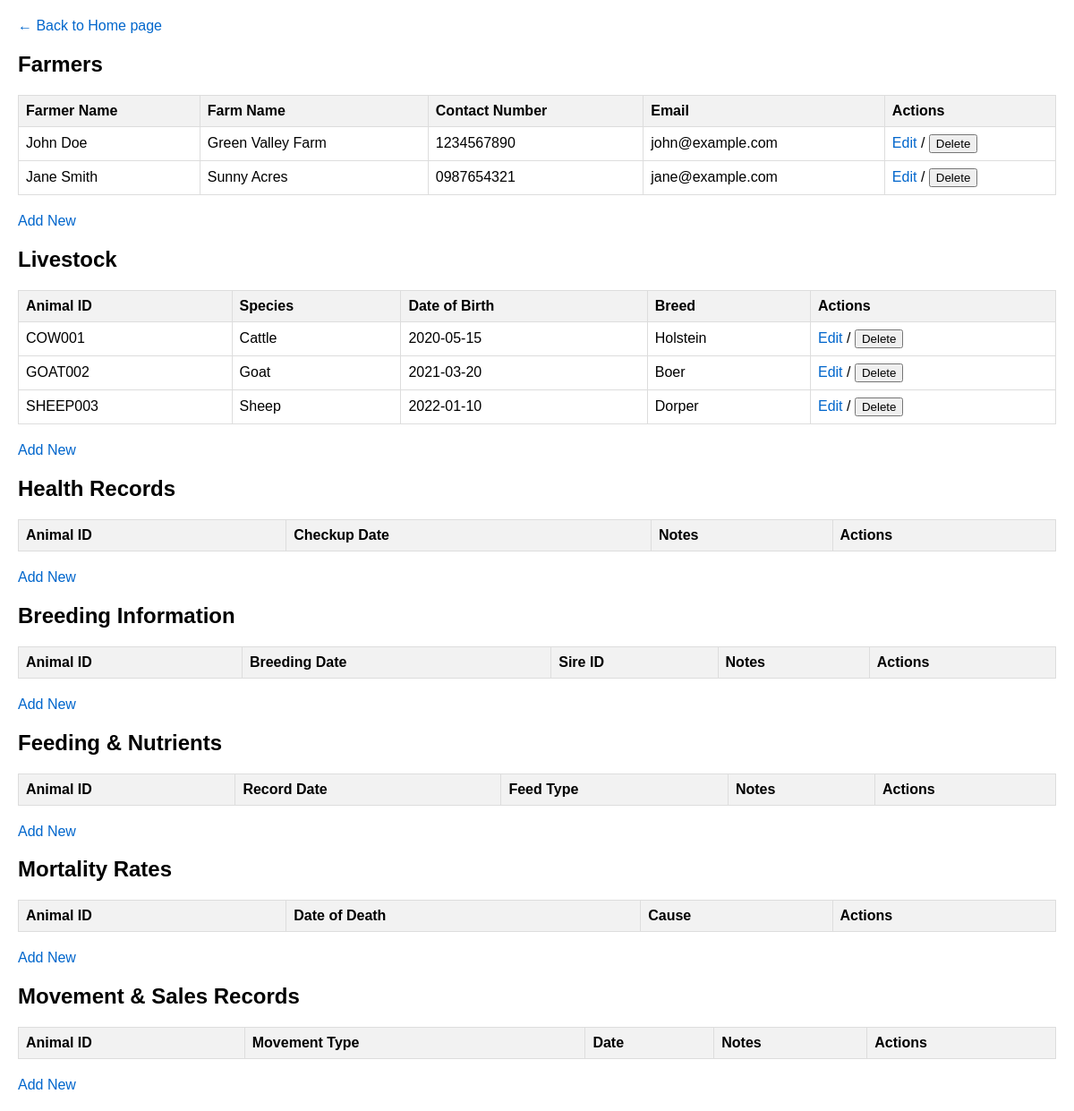
The app's page /indexx.php with its own data.
### tables this page shows
CREATE TABLE `farmers` (
  `id` int NOT NULL AUTO_INCREMENT,
  `name` varchar(100) NOT NULL,
  `farm_name` varchar(100) NOT NULL,
  `contact_number` varchar(20) DEFAULT NULL,
  `email` varchar(100) NOT NULL,
  `password` varchar(255) NOT NULL,
  `created_at` timestamp NOT NULL DEFAULT CURRENT_TIMESTAMP,
  `updated_at` timestamp NOT NULL DEFAULT CURRENT_TIMESTAMP ON UPDATE CURRENT_TIMESTAMP,
  PRIMARY KEY (`id`),
  UNIQUE KEY `email` (`email`)
);

CREATE TABLE `livestock` (
  `farmer_id` int NOT NULL,
  `animal_id` varchar(50) NOT NULL,
  `species` enum('Cattle','Goat','Sheep','Pig','Poultry','Other') NOT NULL,
  `breed` varchar(50) DEFAULT NULL,
  `date_of_birth` date DEFAULT NULL,
  `gender` enum('Male','Female','Unknown') DEFAULT NULL,
  `status` enum('Active','Sold','Deceased','Transferred') DEFAULT 'Active',
  `created_at` timestamp NOT NULL DEFAULT CURRENT_TIMESTAMP,
  `updated_at` timestamp NOT NULL DEFAULT CURRENT_TIMESTAMP ON UPDATE CURRENT_TIMESTAMP,
  PRIMARY KEY (`animal_id`),
  KEY `farmer_id` (`farmer_id`)
);

### indexx.php (the view, shortened to what this page needs)
<?php
require_once "pdo.php";
?>
<!DOCTYPE html>
<html lang="en">
<head>
</head>
<body>
     <a href="Home.php" class="back-link">← Back to Home page</a>
<?php
try {
    echo "<h2>Farmers</h2>";
    echo "<table border='1'><tr><th>Farmer Name</th><th>Farm Name</th><th>Contact Number</th><th>Email</th><th>Actions</th></tr>";
    $stmt = $pdo->query("SELECT name AS farmerName, farm_name AS farmName, contact_number AS contactNumber, email AS emailAddress, id FROM farmers");
    while ($row = $stmt->fetch()) {
        echo "<tr>";
        echo "<td>" . htmlentities($row['farmerName']) . "</td>";
        echo "<td>" . htmlentities($row['farmName']) . "</td>";
        echo "<td>" . htmlentities($row['contactNumber']) . "</td>";
        echo "<td>" . htmlentities($row['emailAddress']) . "</td>";
        echo "<td>";
        echo('<a href="edit.php?table=farmers&id=' . $row['id'] . '">Edit</a> / ');
        echo('<form method="POST" action="delete.php" style="display:inline;">');
        echo '<input type="submit" value="Delete" onclick="return confirm(\'Delete this farmer?\')">';
        echo '</form>';
        echo("</td>");
        echo("</tr>\n");
    }
    echo "</table>";
    echo '<p><a href="add.php?table=farmers">Add New</a></p>';
    echo "<h2>Livestock</h2>";
    echo "<table border='1'><tr><th>Animal ID</th><th>Species</th><th>Date of Birth</th><th>Breed</th><th>Actions</th></tr>";
    $stmt = $pdo->query("SELECT animal_id AS animalID, species, date_of_birth, breed, animal_id FROM livestock");
    while ($row = $stmt->fetch()) {
        echo "<tr>";
        echo "<td>" . htmlentities($row['animalID']) . "</td>";
        echo "<td>" . htmlentities($row['species']) . "</td>";
        echo "<td>" . htmlentities($row['date_of_birth']) . "</td>";
        echo "<td>" . htmlentities($row['breed']) . "</td>";
        echo "<td>";
        echo('<a href="edit.php?table=livestock&animal_id=' . urlencode($row['animal_id']) . '">Edit</a> / ');
        echo('<form method="POST" action="delete.php" style="display:inline;">');
        echo '<input type="submit" value="Delete" onclick="return confirm(\'Delete this livestock record?\')">';
        echo '</form>';
        echo("</td>");
        echo("</tr>\n");
    }
    echo "</table>";
    echo '<p><a href="add.php?table=livestock">Add New</a></p>';
    echo "<h2>Health Records</h2>";
    echo "<table border='1'><tr><th>Animal ID</th><th>Checkup Date</th><th>Notes</th><th>Actions</th></tr>";
    echo "</table>";
    echo '<p><a href="add.php?table=health_records">Add New</a></p>';
    echo "<h2>Breeding Information</h2>";
    echo "<table border='1'><tr><th>Animal ID</th><th>Breeding Date</th><th>Sire ID</th><th>Notes</th><th>Actions</th></tr>";
    echo "</table>";
    echo '<p><a href="add.php?table=breeding_records">Add New</a></p>';
    echo "<h2>Feeding & Nutrients</h2>";
    echo "<table border='1'><tr><th>Animal ID</th><th>Record Date</th><th>Feed Type</th><th>Notes</th><th>Actions</th></tr>";
    echo "</table>";
    echo '<p><a href="add.php?table=feeding_records">Add New</a></p>';
    echo "<h2>Mortality Rates</h2>";
    echo "<table border='1'><tr><th>Animal ID</th><th>Date of Death</th><th>Cause</th><th>Actions</th></tr>";
    echo "</table>";
    echo '<p><a href="add.php?table=mortality_records">Add New</a></p>';
    echo "<h2>Movement & Sales Records</h2>";
    echo "<table border='1'><tr><th>Animal ID</th><th>Movement Type</th><th>Date</th><th>Notes</th><th>Actions</th></tr>";
    echo "</table>";
    echo '<p><a href="add.php?table=movement_records">Add New</a></p>';
} catch (PDOException $e) {
    error_log("Query failed: " . $e->getMessage());
    echo '<p style="color: red;">Error loading data: ' . htmlentities($e->getMessage()) . "</p>\n";
}
?>
</body>
</html>

### indexx.php (style rules this page uses)
body { font-family: Arial, sans-serif; margin: 20px; }
table { width: 100%; border-collapse: collapse; margin: 20px 0; }
th, td { border: 1px solid #ddd; padding: 8px; text-align: left; }
th { background-color: #f2f2f2; }
a { color: #0066cc; text-decoration: none; }
form { display: inline; }

### records on screen
farmers: name "John Doe", farm_name "Green Valley Farm", contact_number "1234567890", email "john@example.com"
farmers: name "Jane Smith", farm_name "Sunny Acres", contact_number "0987654321", email "jane@example.com"
livestock: animal_id "COW001", species "Cattle", date_of_birth "2020-05-15", breed "Holstein"
livestock: animal_id "GOAT002", species "Goat", date_of_birth "2021-03-20", breed "Boer"
livestock: animal_id "SHEEP003", species "Sheep", date_of_birth "2022-01-10", breed "Dorper"
